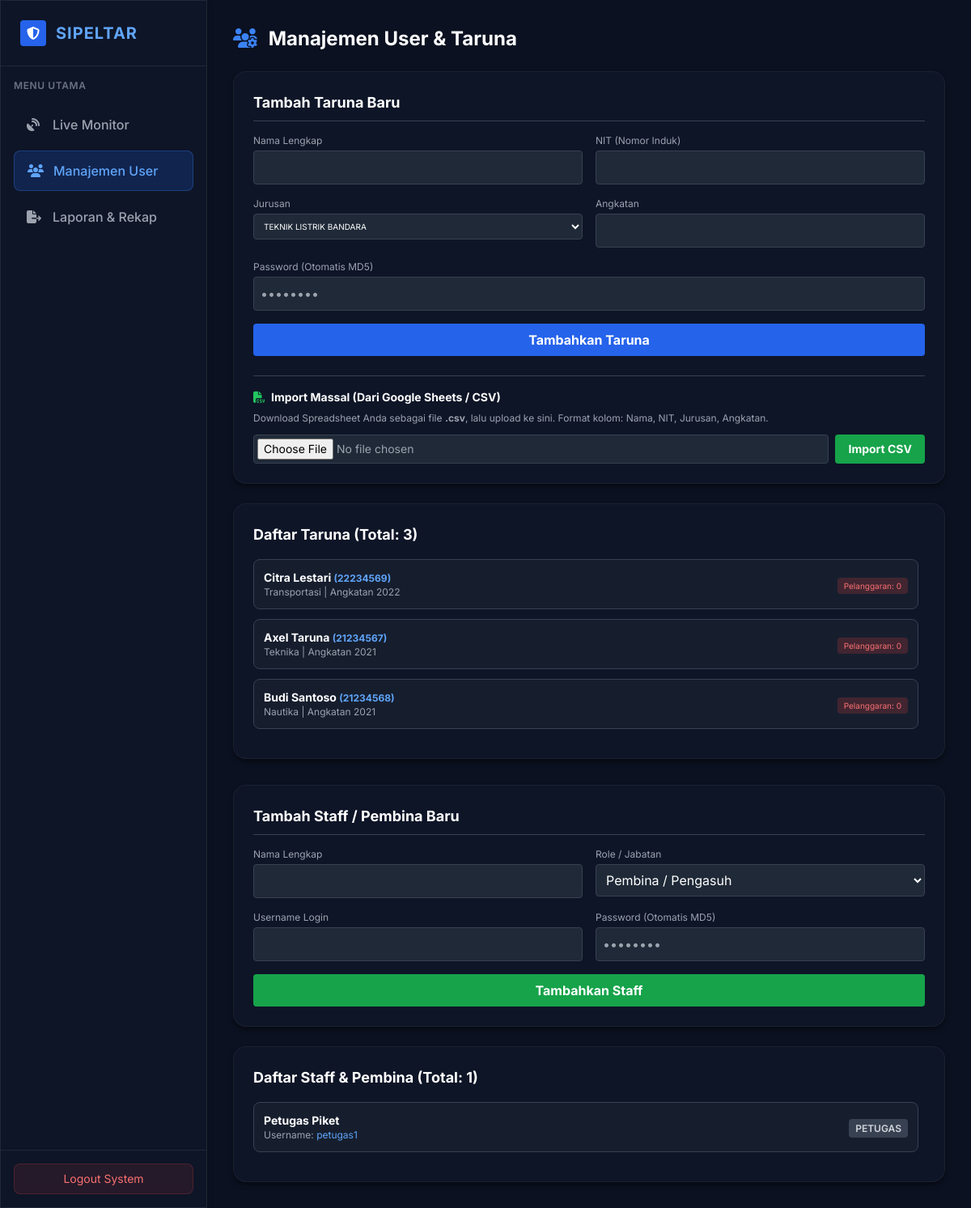
/admin_users.php (signed in), run on an earlier commit of the app's database.
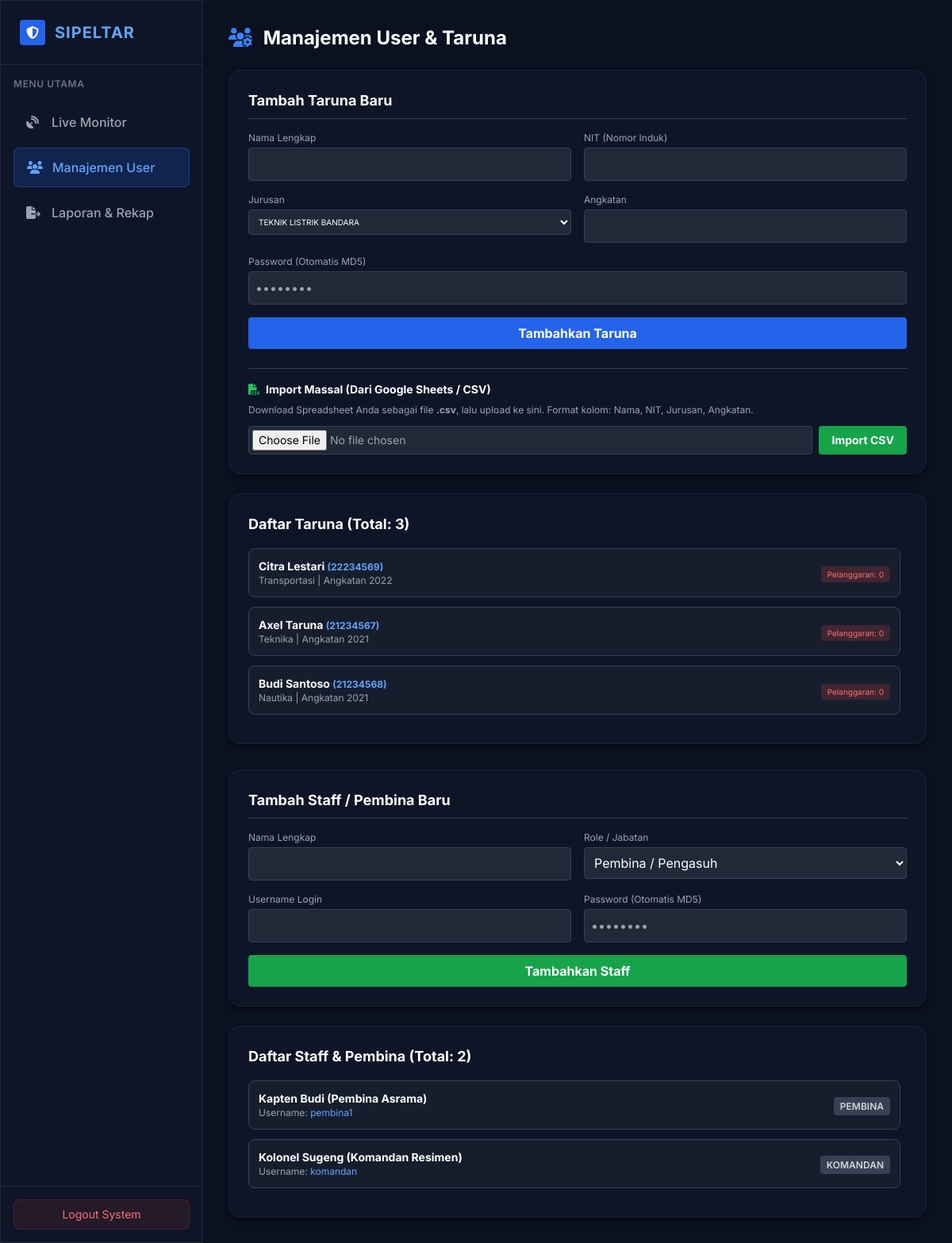
And on a later commit of the database.
### tables this page shows
CREATE TABLE `data_taruna` (
  `id_taruna` int(11) NOT NULL AUTO_INCREMENT,
  `nama` varchar(100) NOT NULL,
  `nit` varchar(20) NOT NULL,
  `jurusan` varchar(50) NOT NULL,
  `angkatan` varchar(10) NOT NULL,
  `password` varchar(255) NOT NULL,
  `total_poin_pelanggaran` int(11) DEFAULT 0,
  `kategori_status` enum('Teladan','Perhatian Khusus','Pembinaan','Kritis') DEFAULT 'Teladan',
  PRIMARY KEY (`id_taruna`),
  UNIQUE KEY `nit` (`nit`)
);

CREATE TABLE `users` (
  `id_user` int(11) NOT NULL AUTO_INCREMENT,
  `username` varchar(50) NOT NULL,
  `password` varchar(255) NOT NULL,
  `role` enum('admin','pembina','instruktur','komandan','wali') NOT NULL,
  `nama_lengkap` varchar(100) NOT NULL,
  PRIMARY KEY (`id_user`)
);

### admin_users.php (the view, shortened to what this page needs)
<?php
require 'config.php';
$taruna = $conn->query("SELECT * FROM data_taruna ORDER BY angkatan DESC, nama ASC");
$users = $conn->query("SELECT * FROM users WHERE role != 'admin' ORDER BY role ASC, nama_lengkap ASC");
?>
<!DOCTYPE html>
<html lang="id">
<head>
    <script src="https://cdn.tailwindcss.com"></script>
    <link rel="stylesheet" href="https://cdnjs.cloudflare.com/ajax/libs/font-awesome/6.4.0/css/all.min.css">
</head>
<body class="flex h-screen overflow-hidden">
    <aside class="w-64 glass-card h-full flex flex-col hidden md:flex border-r border-gray-800">
        <div class="p-6 border-b border-gray-800 flex items-center gap-3">
            <div class="w-8 h-8 bg-blue-600 rounded flex items-center justify-center">
                <i class="fas fa-shield-alt text-white"></i>
            </div>
            <h1 class="text-xl font-bold text-blue-400 tracking-wider">SIPELTAR</h1>
        </div>
        <div class="p-4">
            <p class="text-xs text-gray-500 uppercase tracking-wider mb-4 font-semibold">Menu Utama</p>
            <nav class="space-y-2">
                <a href="admin_dashboard.php" class="flex items-center gap-3 text-gray-400 hover:bg-gray-800/50 hover:text-white px-4 py-3 rounded-lg transition-all">
                    <i class="fas fa-satellite-dish w-5"></i>
                    <span class="font-medium">Live Monitor</span>
                </a>
                <a href="admin_users.php" class="flex items-center gap-3 bg-blue-600/20 text-blue-400 px-4 py-3 rounded-lg border border-blue-500/30 transition-all">
                    <i class="fas fa-users w-5"></i>
                    <span class="font-medium">Manajemen User</span>
                </a>
                <a href="admin_laporan.php" class="flex items-center gap-3 text-gray-400 hover:bg-gray-800/50 hover:text-white px-4 py-3 rounded-lg transition-all">
                    <i class="fas fa-file-export w-5"></i>
                    <span class="font-medium">Laporan & Rekap</span>
                </a>
            </nav>
        </div>
        <div class="mt-auto p-4 border-t border-gray-800">
            <a href="logout.php" class="block text-center w-full bg-red-500/10 hover:bg-red-500/20 text-red-400 text-sm py-2 rounded-lg transition-all border border-red-500/20">Logout System</a>
        </div>
    </aside>
    <main class="flex-1 p-8 overflow-y-auto">
        <h2 class="text-2xl font-bold text-white mb-6"><i class="fas fa-users-cog text-blue-500 mr-2"></i> Manajemen User & Taruna</h2>
        <div class="grid grid-cols-1 xl:grid-cols-2 gap-8">
            <div>
                <div class="glass-card rounded-2xl p-6 mb-6">
                    <h3 class="text-lg font-bold text-white mb-4 border-b border-gray-700 pb-2">Tambah Taruna Baru</h3>
                    <form action="proses_tambah_user.php" method="POST" class="space-y-4">
                        <div class="grid grid-cols-2 gap-4">
                            <div>
                                <label class="block text-xs text-gray-400 mb-1">Nama Lengkap</label>
                                <input type="text" name="nama" required class="w-full bg-gray-800 border border-gray-700 rounded p-2 text-white">
                            </div>
                            <div>
                                <label class="block text-xs text-gray-400 mb-1">NIT (Nomor Induk)</label>
                                <input type="text" name="nit" required class="w-full bg-gray-800 border border-gray-700 rounded p-2 text-white">
                            </div>
                            <div>
                                <label class="block text-xs text-gray-400 mb-1">Jurusan</label>
                                <select name="jurusan" required class="w-full bg-gray-800 border border-gray-700 rounded p-2 text-white text-[10px]">
                                    <option value="TEKNIK LISTRIK BANDARA">TEKNIK LISTRIK BANDARA</option>
                                </select>
                            </div>
                            <div>
                                <label class="block text-xs text-gray-400 mb-1">Angkatan</label>
                                <input type="text" name="angkatan" required class="w-full bg-gray-800 border border-gray-700 rounded p-2 text-white">
                            </div>
                            <div class="col-span-2">
                                <label class="block text-xs text-gray-400 mb-1">Password (Otomatis MD5)</label>
                                <input type="password" name="password" required class="w-full bg-gray-800 border border-gray-700 rounded p-2 text-white" placeholder="••••••••">
                            </div>
                        </div>
                        <button type="submit" class="w-full bg-blue-600 hover:bg-blue-500 text-white font-bold py-2 rounded">Tambahkan Taruna</button>
                    </form>
                    <div class="mt-6 pt-4 border-t border-gray-700">
                        <h4 class="text-sm font-bold text-white mb-2"><i class="fas fa-file-csv text-green-500 mr-2"></i>Import Massal (Dari Google Sheets / CSV)</h4>
                        <p class="text-xs text-gray-400 mb-3">Download Spreadsheet Anda sebagai file <b>.csv</b>, lalu upload ke sini. Format kolom: Nama, NIT, Jurusan, Angkatan.</p>
                        <form action="import_taruna.php" method="POST" enctype="multipart/form-data" class="flex gap-2">
                            <input type="file" name="file_csv" accept=".csv" required class="flex-1 bg-gray-800 border border-gray-700 rounded p-1 text-sm text-gray-400">
                            <button type="submit" class="bg-green-600 hover:bg-green-500 text-white font-bold px-4 py-1 rounded text-sm transition-colors">Import CSV</button>
                        </form>
                    </div>
                </div>
                <div class="glass-card rounded-2xl p-6">
                    <h3 class="text-lg font-bold text-white mb-4">Daftar Taruna (Total: <?php echo $taruna->num_rows; ?>)</h3>
                    <div class="overflow-y-auto max-h-96 pr-2">
                        <?php while($t = $taruna->fetch_assoc()): ?>
                            <div class="bg-gray-800/50 border border-gray-700 p-3 rounded-lg mb-3 flex justify-between items-center">
                                <div>
                                    <p class="font-bold text-white text-sm"><?php echo $t['nama']; ?> <span class="text-blue-400 text-xs">(<?php echo $t['nit']; ?>)</span></p>
                                    <p class="text-xs text-gray-400"><?php echo $t['jurusan']; ?> | Angkatan <?php echo $t['angkatan']; ?></p>
                                </div>
                                <div class="text-right">
                                    <span class="text-[10px] bg-red-500/20 text-red-400 px-2 py-1 rounded">Pelanggaran: <?php echo $t['total_poin_pelanggaran']; ?></span>
                                </div>
                            </div>
                        <?php endwhile; ?>
                    </div>
                </div>
            </div>
            <div>
                <div class="glass-card rounded-2xl p-6 mb-6">
                    <h3 class="text-lg font-bold text-white mb-4 border-b border-gray-700 pb-2">Tambah Staff / Pembina Baru</h3>
                    <form action="proses_tambah_user.php" method="POST" class="space-y-4">
                        <div class="grid grid-cols-2 gap-4">
                            <div>
                                <label class="block text-xs text-gray-400 mb-1">Nama Lengkap</label>
                                <input type="text" name="nama" required class="w-full bg-gray-800 border border-gray-700 rounded p-2 text-white">
                            </div>
                            <div>
                                <label class="block text-xs text-gray-400 mb-1">Role / Jabatan</label>
                                <select name="role" required class="w-full bg-gray-800 border border-gray-700 rounded p-2 text-white">
                                    <option value="pembina">Pembina / Pengasuh</option>
                                </select>
                            </div>
                            <div>
                                <label class="block text-xs text-gray-400 mb-1">Username Login</label>
                                <input type="text" name="username" required class="w-full bg-gray-800 border border-gray-700 rounded p-2 text-white">
                            </div>
                            <div>
                                <label class="block text-xs text-gray-400 mb-1">Password (Otomatis MD5)</label>
                                <input type="password" name="password" required class="w-full bg-gray-800 border border-gray-700 rounded p-2 text-white" placeholder="••••••••">
                            </div>
                        </div>
                        <button type="submit" class="w-full bg-green-600 hover:bg-green-500 text-white font-bold py-2 rounded">Tambahkan Staff</button>
                    </form>
                </div>
                <div class="glass-card rounded-2xl p-6">
                    <h3 class="text-lg font-bold text-white mb-4">Daftar Staff & Pembina (Total: <?php echo $users->num_rows; ?>)</h3>
                    <div class="overflow-y-auto max-h-96 pr-2">
                        <?php while($u = $users->fetch_assoc()): ?>
                            <div class="bg-gray-800/50 border border-gray-700 p-3 rounded-lg mb-3 flex justify-between items-center">
                                <div>
                                    <p class="font-bold text-white text-sm"><?php echo $u['nama_lengkap']; ?></p>
                                    <p class="text-xs text-gray-400">Username: <span class="text-blue-400"><?php echo $u['username']; ?></span></p>
                                </div>
                                <div class="text-right">
                                    <span class="text-xs font-semibold bg-gray-700 text-gray-300 px-2 py-1 rounded uppercase"><?php echo $u['role']; ?></span>
                                </div>
                            </div>
                        <?php endwhile; ?>
                    </div>
                </div>
            </div>
        </div>
    </main>
</body>
</html>

### admin_users.php (style rules this page uses)
body { background-color: #0b1120; color: #e2e8f0; font-family: 'Inter', sans-serif; }
.glass-card { background: rgba(15, 23, 42, 0.8); backdrop-filter: blur(12px); border: 1px solid rgba(255, 255, 255, 0.05); box-shadow: 0 4px 6px -1px rgba(0, 0, 0, 0.5); }

What changed in the data, as far as the page shows it:
shown differently, row unchanged: data_taruna "Axel Taruna": id_taruna "1" → (not shown)
changed users: nama_lengkap "Petugas Piket" → "Kapten Budi (Pembina Asrama)"; username "petugas1" → "pembina1"; role "PETUGAS" → "PEMBINA"
added users: nama_lengkap "Kolonel Sugeng (Komandan Resimen)", username "komandan", role "KOMANDAN"
Also different on the page:
$users->num_rows: (not shown) → "2"
